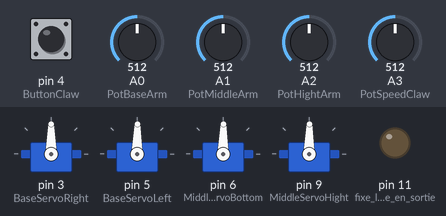
Bench run of a sketch on a simulated Arduino Uno, built with avr-gcc and run on an emulated ATmega328P. On the bench: 4 × servo, output pins drawn as LEDs (lit = HIGH). The inputs (shaded band) are chosen by the test bench; at power-on: A0 (PotBaseArm) = 512, A1 (PotMiddleArm) = 512, A2 (PotHightArm) = 512, pin 4 (ButtonClaw) HIGH, A3 (PotSpeedClaw) = 512. What the sketch prints to the serial monitor is not drawn.

Above: at 1.2 s.
1.3 s: A0 (PotBaseArm) set to 716
At 2.2 s:
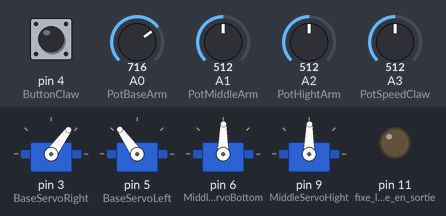
2.8 s: A1 (PotMiddleArm) set to 716
At 4.0 s:
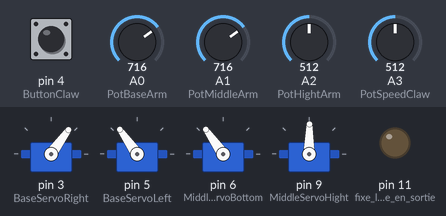
4.3 s: A2 (PotHightArm) set to 716
At 5.4 s:
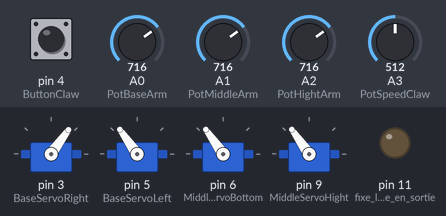
5.8 s: pin 4 (ButtonClaw) pulled LOW for 0.15 s
At 5.88 s:
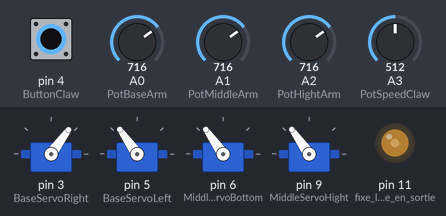
7.4 s: A0 (PotBaseArm) set to 992
At 7.8 s:
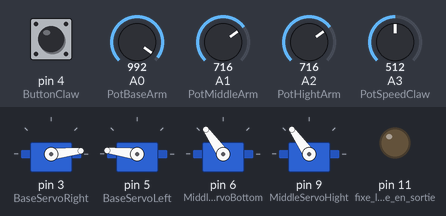
8.9 s: A1 (PotMiddleArm) set to 992
At 10.3 s:
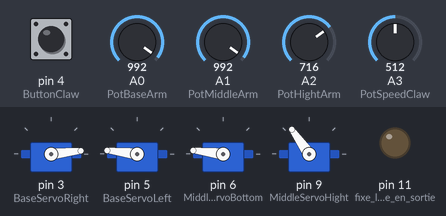
Timing chart, 0 to 11.4 s (numbered marks = the images above; inputs shaded):
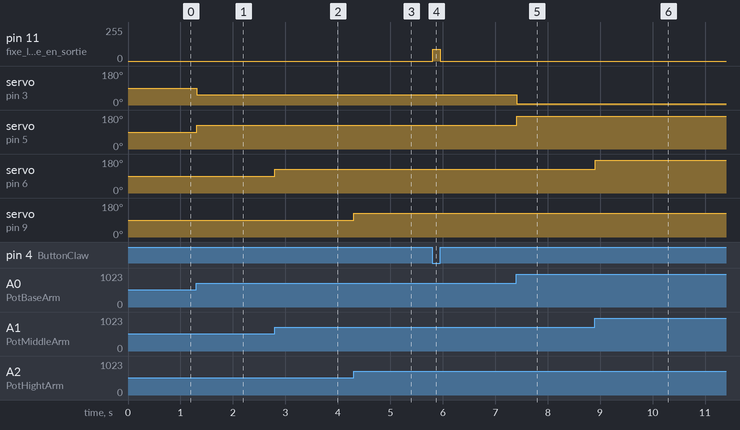

The sketch:

BrasRobot.ino
```cpp
// Controlling a servo position using a potentiometer (variable resistor)
// by Michal Rinott <http://people.interaction-ivrea.it/m.rinott>

#include <Servo.h>

#define STOP 0

Servo BaseServoRight;  // create servo object to control a servo
Servo BaseServoLeft;  // create servo object to control a servo
Servo MiddleServoBottom;  // create servo object to control a servo
Servo MiddleServoHight;  // create servo object to control a servo

int PotBaseArm = 0;    // analog pin used to connect the potentiometer
int PotMiddleArm = 1;  // analog pin used to connect the potentiometer
int PotHightArm = 2;   // analog pin used to connect the potentiometer
int PotSpeedClaw = 3;  // analog pin used to connect the potentiometer
int ButtonClaw = 4;   // analog pin used to connect the potentiometer

int PosBase;      // variable to read the value from the analog pin
int BaseRight, BaseLeft;
int PosMiddle;    // variable to read the value from the analog pin
int PosHight;     // variable to read the value from the analog pin
int SpeedClaw;    // variable to read the value from the analog pin
int EnableClaw;

void setup()
{
  Serial.begin(9600);
  Serial.write("test");
  BaseServoRight.attach(3);    // attaches the servo on pin 9 to the servo object
  BaseServoLeft.attach(5);    // attaches the servo on pin 9 to the servo object
  MiddleServoBottom.attach(6);    // attaches the servo on pin 9 to the servo object
  MiddleServoHight.attach(9);    // attaches the servo on pin 9 to the servo object
  pinMode(11, OUTPUT);  //fixe la broche en sortie
  pinMode(12, INPUT);  //fixe la broche en entree
}

void loop()
{
  PosBase = analogRead(PotBaseArm);          // reads the value of the potentiometer (value between 0 and 1023)
  PosMiddle = analogRead(PotMiddleArm);      // reads the value of the potentiometer (value between 0 and 1023)
  PosHight = analogRead(PotHightArm);        // reads the value of the potentiometer (value between 0 and 1023)
  SpeedClaw = analogRead(PotSpeedClaw);      // reads the value of the potentiometer (value between 0 and 1023)

  EnableClaw = digitalRead(ButtonClaw);

  BaseLeft = map(PosBase, 0, 1023, 0, 179);      // scale it to use it with the servo (value between 0 and 180)
  BaseRight = map(PosBase, 0, 1023, 179, 0);     // scale it to use it with the servo (value between 0 and 180)
  PosMiddle = map(PosMiddle, 0, 1023, 0, 179);   // scale it to use it with the servo (value between 0 and 180)
  PosHight = map(PosHight, 0, 1023, 0, 179);     // scale it to use it with the servo (value between 0 and 180)
  SpeedClaw = map(SpeedClaw, 0, 1023, 0, 179);   // scale it to use it with the servo (value between 0 and 180)


  BaseServoRight.write(BaseRight);
  BaseServoLeft.write(BaseLeft);
  MiddleServoBottom.write(PosMiddle);
  MiddleServoHight.write(PosHight);

  if(!EnableClaw)
  {
    analogWrite(11,SpeedClaw);
  }
  else
  {
    analogWrite(11,STOP);
  }
  Serial.write(SpeedClaw);
  delay(15);                           // waits for the servo to get there
}
```

Measured:
- after the input at 1.3 s, servo on pin 3 (BaseServoRight): 90° → 54° at once; servo on pin 5 (BaseServoLeft): 89° → 125° at once
- after the input at 2.8 s, servo on pin 6 (MiddleServoBottom): 89° → 125° at once
- after the input at 4.3 s, servo on pin 9 (MiddleServoHight): 89° → 125° at once
- after the input at 5.8 s, pin 11 (fixe_la_broche_en_sortie): 0/255 → 89/255 at once, → 0/255 0.14 s later
- after the input at 7.4 s, servo on pin 3 (BaseServoRight): 54° → 6° at once; servo on pin 5 (BaseServoLeft): 125° → 173° at once
- after the input at 8.9 s, servo on pin 6 (MiddleServoBottom): 125° → 173° at once
